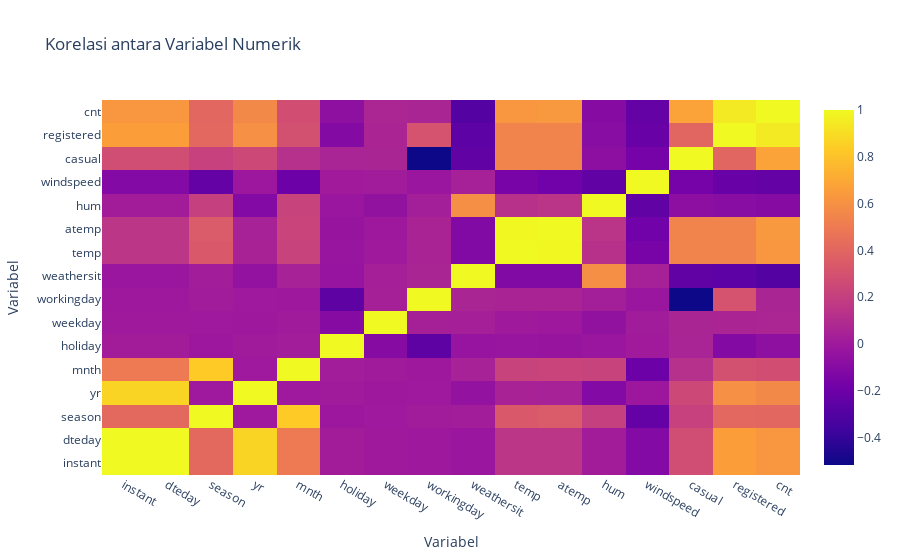

Write notebook code for a chart like this one.
### Markdown cell above
Distribusi variabel numerik

### Code cell
import plotly.graph_objects as go

correlation_matrix = df_day.corr()

fig = go.Figure(data=go.Heatmap(z=correlation_matrix.values,
                                x=correlation_matrix.columns,
                                y=correlation_matrix.index))

fig.update_layout(title="Korelasi antara Variabel Numerik",
                  xaxis_title="Variabel",
                  yaxis_title="Variabel")

fig.show()

### Figure 1 — Plotly figure (JSON) as saved in the notebook; plotly's stock layout.template omitted (floating-point values rounded to 4 significant figures; data arrays with more than 128 entries replaced by an {"elided": "..."} marker saying what was removed)
{"data": [{"type": "heatmap", "x": ["instant", "dteday", "season", "yr", "mnth", "holiday", "weekday", "workingday", "weathersit", "temp", "atemp", "hum", "windspeed", "casual", "registered", "cnt"], "y": ["instant", "dteday", "season", "yr", "mnth", "holiday", "weekday", "workingday", "weathersit", "temp", "atemp", "hum", "windspeed", "casual", "registered", "cnt"], "z": {"elided": "16x16 float values"}}], "layout": {"title": {"text": "Korelasi antara Variabel Numerik"}, "xaxis": {"title": {"text": "Variabel"}}, "yaxis": {"title": {"text": "Variabel"}}}}
